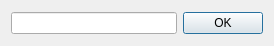
<?xml version="1.0" encoding="UTF-8"?>
<ui version="4.0">
 <class>Rename</class>
 <widget class="QDialog" name="Rename">
  <property name="geometry">
   <rect>
    <x>0</x>
    <y>0</y>
    <width>274</width>
    <height>46</height>
   </rect>
  </property>
  <property name="windowTitle">
   <string>Dialog</string>
  </property>
  <layout class="QHBoxLayout" name="horizontalLayout">
   <item>
    <widget class="QLineEdit" name="lineEdit_name"/>
   </item>
   <item>
    <widget class="QPushButton" name="pushButton_OK">
     <property name="text">
      <string>OK</string>
     </property>
    </widget>
   </item>
  </layout>
 </widget>
 <resources/>
 <connections/>
</ui>
